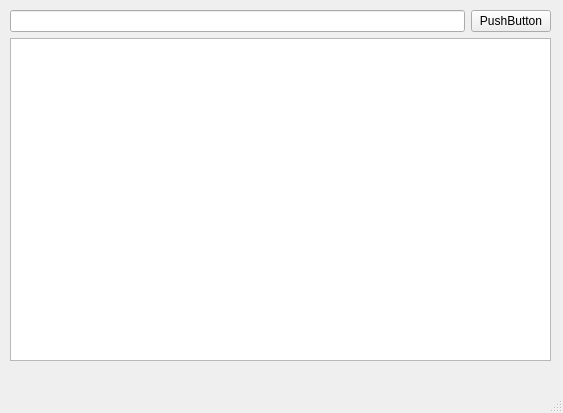
<?xml version="1.0" encoding="UTF-8"?>
<ui version="4.0">
 <class>MainWindow</class>
 <widget class="QMainWindow" name="MainWindow">
  <property name="geometry">
   <rect>
    <x>0</x>
    <y>0</y>
    <width>563</width>
    <height>413</height>
   </rect>
  </property>
  <property name="windowTitle">
   <string>MainWindow</string>
  </property>
  <widget class="QWidget" name="centralwidget">
   <widget class="QWidget" name="">
    <property name="geometry">
     <rect>
      <x>10</x>
      <y>10</y>
      <width>541</width>
      <height>351</height>
     </rect>
    </property>
    <layout class="QGridLayout" name="gridLayout">
     <item row="0" column="0">
      <layout class="QHBoxLayout" name="horizontalLayout">
       <item>
        <widget class="QLineEdit" name="lineEdit"/>
       </item>
       <item>
        <widget class="QPushButton" name="pushButton">
         <property name="text">
          <string>PushButton</string>
         </property>
        </widget>
       </item>
      </layout>
     </item>
     <item row="1" column="0">
      <widget class="QTextEdit" name="textEdit"/>
     </item>
    </layout>
   </widget>
  </widget>
  <widget class="QMenuBar" name="menubar">
   <property name="geometry">
    <rect>
     <x>0</x>
     <y>0</y>
     <width>563</width>
     <height>21</height>
    </rect>
   </property>
  </widget>
  <widget class="QStatusBar" name="statusbar"/>
 </widget>
 <resources/>
 <connections/>
</ui>
